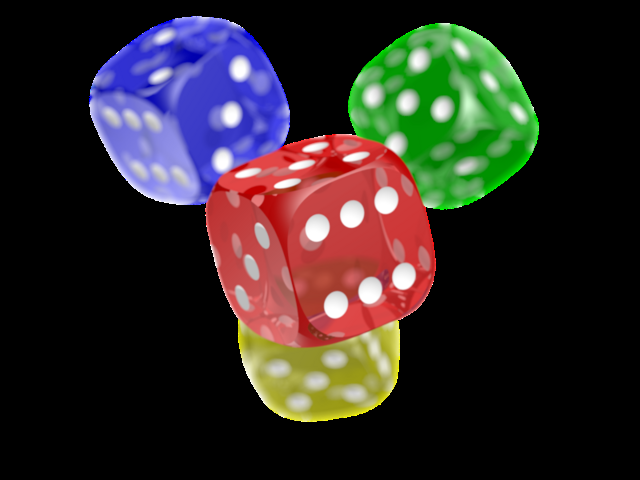
#> input picture input_image.jpg, 640 x 480 px, given in place of input_image.jpeg, which was not available
$ python main.py
#> lines starting #> are read from the running program, lines starting #| are printed output that depends on the picture; after the words box and inside, x2 and y2 are one past the last pixel; in counts of white or black regions, pixels touching at a corner belong together; pictures that were not available may be replaced by others from this repository, and a replacement may not be noted
import cv2
import numpy as np
import os
print("Current working directory:", os.getcwd())
print("Files in directory:", os.listdir())

file_path = "input_image.jpeg"
print(f"Looking for: {file_path}")
print("Current directory:", os.getcwd())
print("Files here:", os.listdir())

if not os.path.exists(file_path):
    print("ERROR: File does not exist!")
else:
    image = cv2.imread(file_path)
#> image is the input picture: shape (480, 640, 3); mean B, G, R 38.6, 40.4, 46.4
    if image is None:
        print("ERROR: OpenCV couldn't read the image (may be corrupted or unsupported format).")
    else:
        print("Image loaded successfully.")


# 1. Convert to Grayscale
def convert_to_grayscale(img):
    return cv2.cvtColor(img, cv2.COLOR_BGR2GRAY)
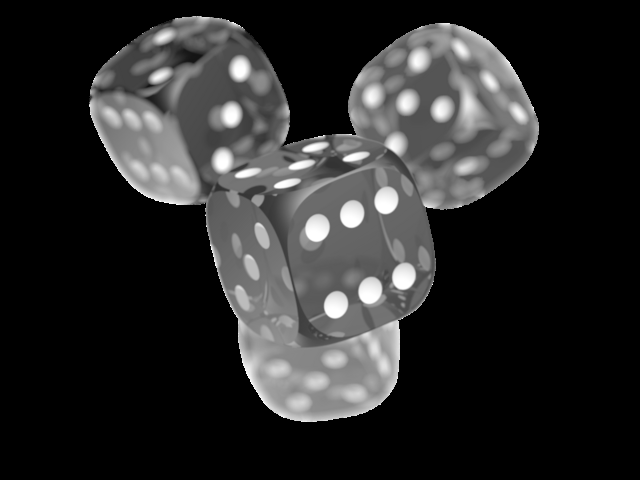
#> returned value: shape (480, 640); min 0, max 255, mean 42

# 2. Resize Image (Shrink or Stretch)
def resize_image(img, fx=0.5, fy=0.5):
#> called with fx = 0.5, fy = 0.5
    return cv2.resize(img, (0, 0), fx=fx, fy=fy)
#> returned value: shape (240, 320, 3)

# 3. Apply Gaussian Blur
def apply_gaussian_blur(img, kernel_size=(15, 15)):
#> called with kernel_size = (15, 15)
    return cv2.GaussianBlur(img, kernel_size, 0)
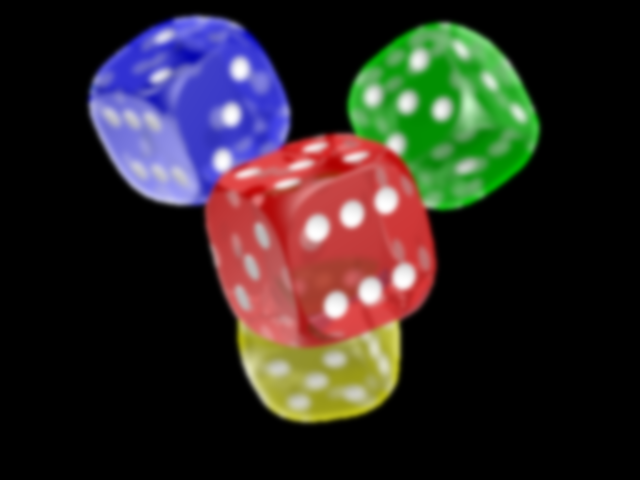
#> returned value: shape (480, 640, 3); mean of channels 0, 1, 2 38.6, 40.4, 46.4; drawn as B, G, R

# 4. Adjust Contrast using HSV
def adjust_contrast_hsv(img):
    hsv = cv2.cvtColor(img, cv2.COLOR_BGR2HSV)
#> hsv: shape (480, 640, 3); mean H, S, V 16.9, 48.2, 64.2
    hsv[:, :, 2] = cv2.equalizeHist(hsv[:, :, 2])  # Adjust brightness/contrast
#> hsv: shape (480, 640, 3); mean H, S, V 16.9, 48.2, 42.6
    return cv2.cvtColor(hsv, cv2.COLOR_HSV2BGR)
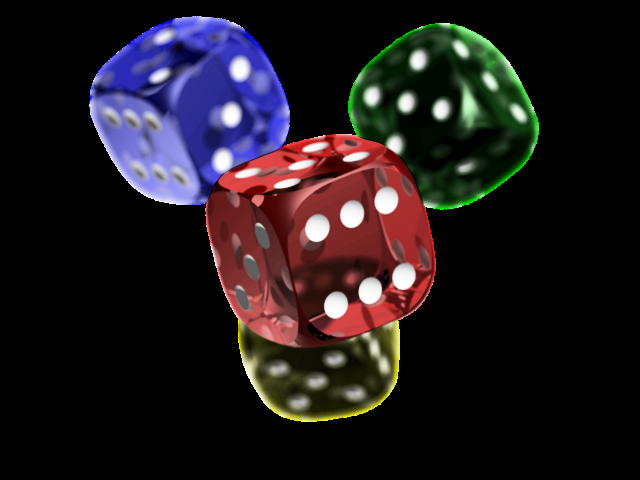
#> returned value: shape (480, 640, 3); mean B, G, R 29.3, 25.2, 31.9

# 5. Remove Red Color using HSV Masking
def remove_red_color(img):
    hsv = cv2.cvtColor(img, cv2.COLOR_BGR2HSV)
    lower_red1 = np.array([0, 100, 100])
    upper_red1 = np.array([10, 255, 255])
    lower_red2 = np.array([160, 100, 100])
    upper_red2 = np.array([180, 255, 255])
    mask1 = cv2.inRange(hsv, lower_red1, upper_red1)
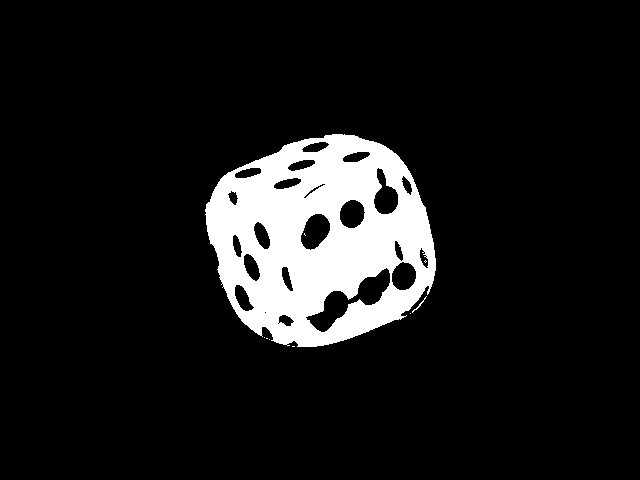
#> mask1: shape (480, 640); 10.1% white; 9 white regions (7 under 20 px), largest, box (x1, y1, x2, y2) and area: (205, 134, 436, 347) 31025, (412, 296, 427, 313) 30
    mask2 = cv2.inRange(hsv, lower_red2, upper_red2)
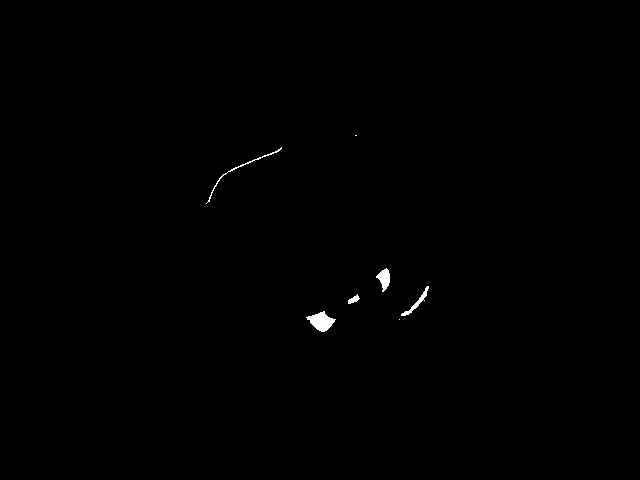
#> mask2: shape (480, 640); 0.29% white; 7 white regions (2 under 20 px), largest, box (x1, y1, x2, y2) and area: (306, 311, 336, 332) 342, (376, 268, 390, 292) 190, (401, 286, 429, 316) 150, (206, 147, 282, 204) 146, (348, 294, 360, 304) 61
    red_mask = cv2.bitwise_or(mask1, mask2)
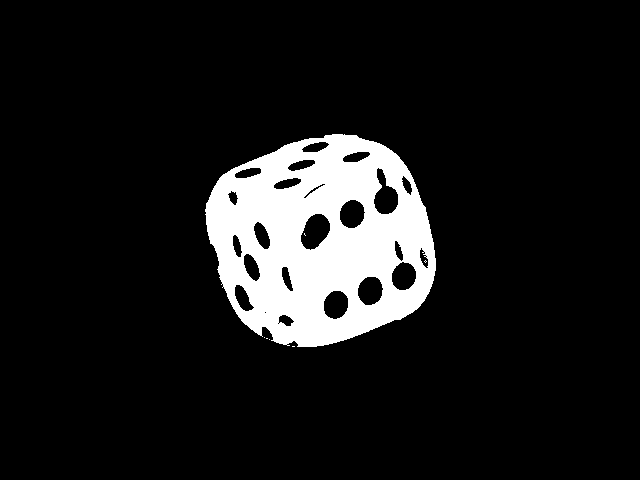
#> red_mask: shape (480, 640); 10.4% white; 7 white regions (6 under 20 px), largest, box (x1, y1, x2, y2) and area: (205, 134, 436, 347) 31948
    return cv2.bitwise_and(img, img, mask=cv2.bitwise_not(red_mask))
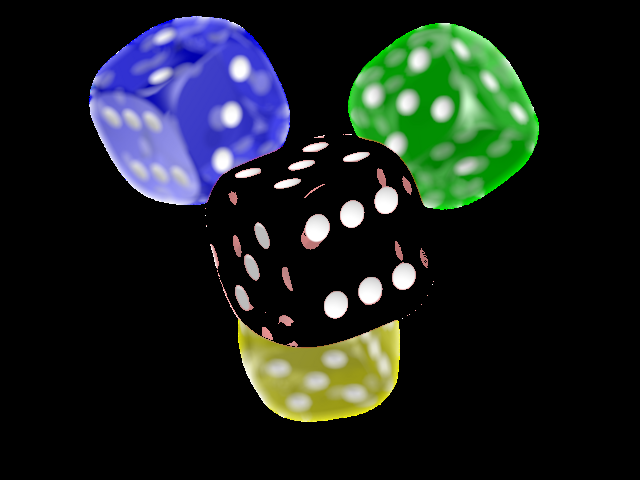
#> returned value: shape (480, 640, 3); mean of channels 0, 1, 2 31.9, 33.5, 26; drawn as B, G, R

# === MAIN PIPELINE ===
def main():
    # Load Image
    img = cv2.imread("input_image.jpg")
    if img is None:
        print("Error: input_image.jpeg not found.")
        return

    # Original Image
    cv2.imshow("Original", img)
    cv2.waitKey(0)

    # Grayscale
    gray = convert_to_grayscale(img)
    cv2.imshow("Grayscale", gray)
    cv2.imwrite("output_grayscale.jpg", gray)
    cv2.waitKey(0)

    # Resize (Shrink and then Stretch)
    shrink = resize_image(img, fx=0.5, fy=0.5)
    stretch = resize_image(shrink, fx=2.0, fy=2.0)
    cv2.imshow("Stretched Image", stretch)
    cv2.imwrite("output_stretched.jpg", stretch)
    cv2.waitKey(0)

    # Gaussian Blur
    blurred = apply_gaussian_blur(img)
    cv2.imshow("Gaussian Blur", blurred)
    cv2.imwrite("output_blur.jpg", blurred)
    cv2.waitKey(0)

    # Contrast Adjustment (HSV)
    contrast = adjust_contrast_hsv(img)
    cv2.imshow("Contrast Adjusted (HSV)", contrast)
    cv2.imwrite("output_contrast.jpg", contrast)
    cv2.waitKey(0)

    # Red Color Removal
    no_red = remove_red_color(img)
    cv2.imshow("Red Removed", no_red)
    cv2.imwrite("output_no_red.jpg", no_red)
    cv2.waitKey(0)

    # Clean up windows
    cv2.destroyAllWindows()

if __name__ == "__main__":
    main()
